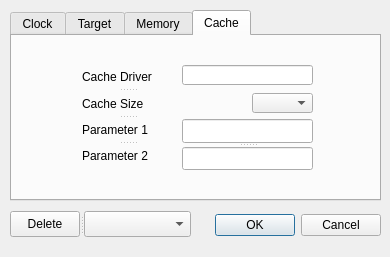
<?xml version="1.0" encoding="UTF-8"?>
<ui version="4.0">
 <class>Hardware</class>
 <widget class="QDialog" name="Hardware">
  <property name="geometry">
   <rect>
    <x>0</x>
    <y>0</y>
    <width>390</width>
    <height>257</height>
   </rect>
  </property>
  <property name="windowTitle">
   <string>Side Board Configuration</string>
  </property>
  <widget class="QDialogButtonBox" name="buttonBox">
   <property name="geometry">
    <rect>
     <x>210</x>
     <y>210</y>
     <width>171</width>
     <height>31</height>
    </rect>
   </property>
   <property name="orientation">
    <enum>Qt::Horizontal</enum>
   </property>
   <property name="standardButtons">
    <set>QDialogButtonBox::Cancel|QDialogButtonBox::Ok</set>
   </property>
  </widget>
  <widget class="QTabWidget" name="tabWidget">
   <property name="geometry">
    <rect>
     <x>10</x>
     <y>10</y>
     <width>371</width>
     <height>191</height>
    </rect>
   </property>
   <property name="currentIndex">
    <number>3</number>
   </property>
   <widget class="QWidget" name="tab">
    <attribute name="title">
     <string>Clock</string>
    </attribute>
    <widget class="QSplitter" name="splitter_9">
     <property name="geometry">
      <rect>
       <x>70</x>
       <y>80</y>
       <width>221</width>
       <height>21</height>
      </rect>
     </property>
     <property name="orientation">
      <enum>Qt::Vertical</enum>
     </property>
     <widget class="QSplitter" name="splitter_2">
      <property name="orientation">
       <enum>Qt::Horizontal</enum>
      </property>
      <widget class="QLabel" name="labelClockMode">
       <property name="text">
        <string>Clock Mode</string>
       </property>
      </widget>
      <widget class="QComboBox" name="comboBoxClkMode">
       <property name="sizePolicy">
        <sizepolicy hsizetype="Minimum" vsizetype="Fixed">
         <horstretch>0</horstretch>
         <verstretch>0</verstretch>
        </sizepolicy>
       </property>
       <property name="minimumSize">
        <size>
         <width>120</width>
         <height>0</height>
        </size>
       </property>
       <property name="maximumSize">
        <size>
         <width>120</width>
         <height>16777215</height>
        </size>
       </property>
      </widget>
     </widget>
    </widget>
    <widget class="QSplitter" name="splitter_4">
     <property name="geometry">
      <rect>
       <x>70</x>
       <y>40</y>
       <width>221</width>
       <height>23</height>
      </rect>
     </property>
     <property name="orientation">
      <enum>Qt::Horizontal</enum>
     </property>
     <widget class="QLabel" name="labelClkFreq">
      <property name="text">
       <string>CLKFREQ</string>
      </property>
     </widget>
     <widget class="QLineEdit" name="lineEditClkFreq">
      <property name="sizePolicy">
       <sizepolicy hsizetype="Fixed" vsizetype="Fixed">
        <horstretch>0</horstretch>
        <verstretch>0</verstretch>
       </sizepolicy>
      </property>
      <property name="minimumSize">
       <size>
        <width>120</width>
        <height>0</height>
       </size>
      </property>
      <property name="maximumSize">
       <size>
        <width>120</width>
        <height>16777215</height>
       </size>
      </property>
     </widget>
    </widget>
   </widget>
   <widget class="QWidget" name="Target">
    <attribute name="title">
     <string>Target</string>
    </attribute>
    <widget class="QSplitter" name="splitter_8">
     <property name="geometry">
      <rect>
       <x>70</x>
       <y>30</y>
       <width>211</width>
       <height>21</height>
      </rect>
     </property>
     <property name="orientation">
      <enum>Qt::Horizontal</enum>
     </property>
     <widget class="QLabel" name="labelBaudrate">
      <property name="text">
       <string> Baudrate</string>
      </property>
     </widget>
     <widget class="QComboBox" name="comboBoxBaudrate">
      <property name="sizePolicy">
       <sizepolicy hsizetype="Maximum" vsizetype="Fixed">
        <horstretch>0</horstretch>
        <verstretch>0</verstretch>
       </sizepolicy>
      </property>
      <property name="maximumSize">
       <size>
        <width>100</width>
        <height>16777215</height>
       </size>
      </property>
     </widget>
    </widget>
    <widget class="QSplitter" name="splitter_7">
     <property name="geometry">
      <rect>
       <x>74</x>
       <y>70</y>
       <width>201</width>
       <height>61</height>
      </rect>
     </property>
     <property name="orientation">
      <enum>Qt::Horizontal</enum>
     </property>
     <widget class="QSplitter" name="splitter_6">
      <property name="orientation">
       <enum>Qt::Vertical</enum>
      </property>
      <widget class="QLabel" name="labelRxPin">
       <property name="sizePolicy">
        <sizepolicy hsizetype="Minimum" vsizetype="Preferred">
         <horstretch>0</horstretch>
         <verstretch>0</verstretch>
        </sizepolicy>
       </property>
       <property name="text">
        <string>Serial Port Rx Pin</string>
       </property>
      </widget>
      <widget class="QLabel" name="labelTxPin">
       <property name="sizePolicy">
        <sizepolicy hsizetype="Minimum" vsizetype="Preferred">
         <horstretch>0</horstretch>
         <verstretch>0</verstretch>
        </sizepolicy>
       </property>
       <property name="text">
        <string>Serial Port Tx Pin</string>
       </property>
      </widget>
      <widget class="QLabel" name="labelTvPin">
       <property name="sizePolicy">
        <sizepolicy hsizetype="Fixed" vsizetype="Preferred">
         <horstretch>0</horstretch>
         <verstretch>0</verstretch>
        </sizepolicy>
       </property>
       <property name="toolTip">
        <string/>
       </property>
       <property name="text">
        <string>Loader Status TV Pin</string>
       </property>
      </widget>
     </widget>
     <widget class="QSplitter" name="splitter_5">
      <property name="orientation">
       <enum>Qt::Vertical</enum>
      </property>
      <widget class="QLineEdit" name="lineEditRxPin">
       <property name="sizePolicy">
        <sizepolicy hsizetype="Fixed" vsizetype="Fixed">
         <horstretch>0</horstretch>
         <verstretch>0</verstretch>
        </sizepolicy>
       </property>
       <property name="minimumSize">
        <size>
         <width>30</width>
         <height>0</height>
        </size>
       </property>
       <property name="maximumSize">
        <size>
         <width>30</width>
         <height>16777215</height>
        </size>
       </property>
       <property name="text">
        <string>31</string>
       </property>
       <property name="alignment">
        <set>Qt::AlignCenter</set>
       </property>
      </widget>
      <widget class="QLineEdit" name="lineEditTxPin">
       <property name="sizePolicy">
        <sizepolicy hsizetype="Fixed" vsizetype="Fixed">
         <horstretch>0</horstretch>
         <verstretch>0</verstretch>
        </sizepolicy>
       </property>
       <property name="minimumSize">
        <size>
         <width>30</width>
         <height>0</height>
        </size>
       </property>
       <property name="maximumSize">
        <size>
         <width>30</width>
         <height>16777215</height>
        </size>
       </property>
       <property name="text">
        <string>30</string>
       </property>
       <property name="alignment">
        <set>Qt::AlignCenter</set>
       </property>
      </widget>
      <widget class="QLineEdit" name="lineEditTvPin">
       <property name="sizePolicy">
        <sizepolicy hsizetype="Fixed" vsizetype="Fixed">
         <horstretch>0</horstretch>
         <verstretch>0</verstretch>
        </sizepolicy>
       </property>
       <property name="minimumSize">
        <size>
         <width>30</width>
         <height>0</height>
        </size>
       </property>
       <property name="maximumSize">
        <size>
         <width>30</width>
         <height>16777215</height>
        </size>
       </property>
       <property name="toolTip">
        <string/>
       </property>
       <property name="text">
        <string>12</string>
       </property>
       <property name="alignment">
        <set>Qt::AlignCenter</set>
       </property>
      </widget>
     </widget>
    </widget>
   </widget>
   <widget class="QWidget" name="Memory">
    <attribute name="title">
     <string>Memory</string>
    </attribute>
    <widget class="QSplitter" name="splitter_11">
     <property name="geometry">
      <rect>
       <x>70</x>
       <y>30</y>
       <width>111</width>
       <height>101</height>
      </rect>
     </property>
     <property name="orientation">
      <enum>Qt::Vertical</enum>
     </property>
     <widget class="QLabel" name="labelCodeMem">
      <property name="text">
       <string>Code Memory</string>
      </property>
     </widget>
     <widget class="QLabel" name="labelDataMem">
      <property name="text">
       <string>Data Memory</string>
      </property>
     </widget>
     <widget class="QLabel" name="labelExtFlashSize">
      <property name="text">
       <string>External Flash Size</string>
      </property>
     </widget>
     <widget class="QLabel" name="labelExtRamSize">
      <property name="text">
       <string>External RAM Size</string>
      </property>
     </widget>
    </widget>
    <widget class="QSplitter" name="splitter_10">
     <property name="geometry">
      <rect>
       <x>210</x>
       <y>30</y>
       <width>91</width>
       <height>101</height>
      </rect>
     </property>
     <property name="orientation">
      <enum>Qt::Vertical</enum>
     </property>
     <widget class="QComboBox" name="comboBoxCodeMemory"/>
     <widget class="QComboBox" name="comboBoxDataMemory"/>
     <widget class="QComboBox" name="comboBoxExternalFlashSize"/>
     <widget class="QComboBox" name="comboBoxExternalRamSize"/>
    </widget>
   </widget>
   <widget class="QWidget" name="tabCache">
    <attribute name="title">
     <string>Cache</string>
    </attribute>
    <widget class="QLineEdit" name="lineEditCacheDriver">
     <property name="geometry">
      <rect>
       <x>170</x>
       <y>29</y>
       <width>131</width>
       <height>20</height>
      </rect>
     </property>
    </widget>
    <widget class="QSplitter" name="splitter_12">
     <property name="geometry">
      <rect>
       <x>170</x>
       <y>83</y>
       <width>131</width>
       <height>51</height>
      </rect>
     </property>
     <property name="orientation">
      <enum>Qt::Vertical</enum>
     </property>
     <widget class="QLineEdit" name="lineEditCacheParm1"/>
     <widget class="QLineEdit" name="lineEditCacheParm2"/>
    </widget>
    <widget class="QSplitter" name="splitter_13">
     <property name="geometry">
      <rect>
       <x>70</x>
       <y>30</y>
       <width>91</width>
       <height>101</height>
      </rect>
     </property>
     <property name="orientation">
      <enum>Qt::Vertical</enum>
     </property>
     <widget class="QLabel" name="labelCacheDriver">
      <property name="text">
       <string>Cache Driver</string>
      </property>
     </widget>
     <widget class="QLabel" name="labelCacheSize">
      <property name="text">
       <string>Cache Size</string>
      </property>
     </widget>
     <widget class="QLabel" name="labelCacheParm1">
      <property name="text">
       <string>Parameter 1</string>
      </property>
     </widget>
     <widget class="QLabel" name="labelCacheParm2">
      <property name="text">
       <string>Parameter 2</string>
      </property>
     </widget>
    </widget>
    <widget class="QComboBox" name="comboBoxCacheSize">
     <property name="geometry">
      <rect>
       <x>240</x>
       <y>57</y>
       <width>61</width>
       <height>20</height>
      </rect>
     </property>
    </widget>
   </widget>
  </widget>
  <widget class="QSplitter" name="splitter">
   <property name="geometry">
    <rect>
     <x>10</x>
     <y>211</y>
     <width>181</width>
     <height>26</height>
    </rect>
   </property>
   <property name="sizePolicy">
    <sizepolicy hsizetype="Preferred" vsizetype="Preferred">
     <horstretch>0</horstretch>
     <verstretch>0</verstretch>
    </sizepolicy>
   </property>
   <property name="minimumSize">
    <size>
     <width>0</width>
     <height>21</height>
    </size>
   </property>
   <property name="maximumSize">
    <size>
     <width>16777215</width>
     <height>16777215</height>
    </size>
   </property>
   <property name="orientation">
    <enum>Qt::Horizontal</enum>
   </property>
   <widget class="QPushButton" name="pushButtonDelete">
    <property name="sizePolicy">
     <sizepolicy hsizetype="Maximum" vsizetype="Fixed">
      <horstretch>0</horstretch>
      <verstretch>0</verstretch>
     </sizepolicy>
    </property>
    <property name="maximumSize">
     <size>
      <width>70</width>
      <height>16777215</height>
     </size>
    </property>
    <property name="toolTip">
     <string>Delete Selected Type</string>
    </property>
    <property name="text">
     <string>Delete</string>
    </property>
   </widget>
   <widget class="QComboBox" name="comboBoxBoard">
    <property name="sizePolicy">
     <sizepolicy hsizetype="Minimum" vsizetype="Fixed">
      <horstretch>0</horstretch>
      <verstretch>0</verstretch>
     </sizepolicy>
    </property>
    <property name="minimumSize">
     <size>
      <width>100</width>
      <height>0</height>
     </size>
    </property>
    <property name="toolTip">
     <string>Hardware Type</string>
    </property>
   </widget>
  </widget>
 </widget>
 <resources/>
 <connections>
  <connection>
   <sender>buttonBox</sender>
   <signal>accepted()</signal>
   <receiver>Hardware</receiver>
   <slot>accept()</slot>
   <hints>
    <hint type="sourcelabel">
     <x>248</x>
     <y>254</y>
    </hint>
    <hint type="destinationlabel">
     <x>157</x>
     <y>274</y>
    </hint>
   </hints>
  </connection>
  <connection>
   <sender>buttonBox</sender>
   <signal>rejected()</signal>
   <receiver>Hardware</receiver>
   <slot>reject()</slot>
   <hints>
    <hint type="sourcelabel">
     <x>316</x>
     <y>260</y>
    </hint>
    <hint type="destinationlabel">
     <x>286</x>
     <y>274</y>
    </hint>
   </hints>
  </connection>
 </connections>
</ui>
